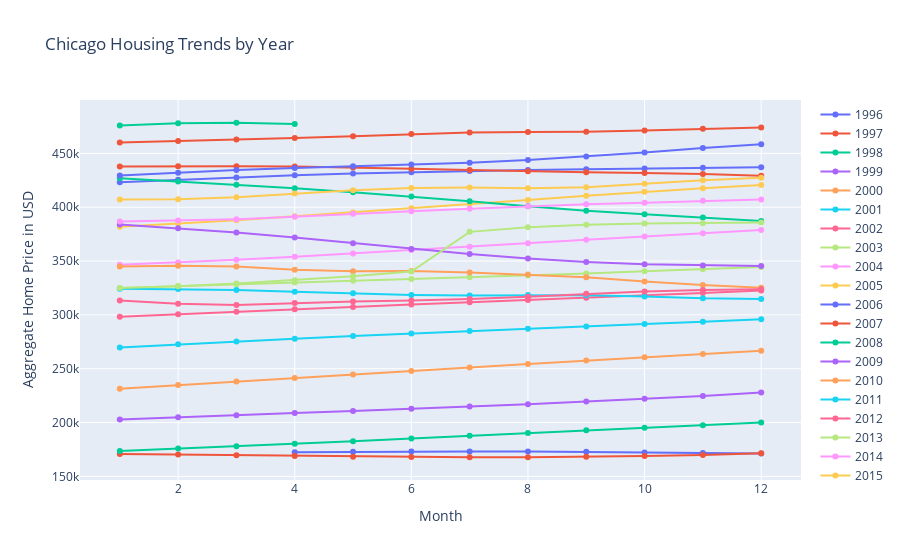
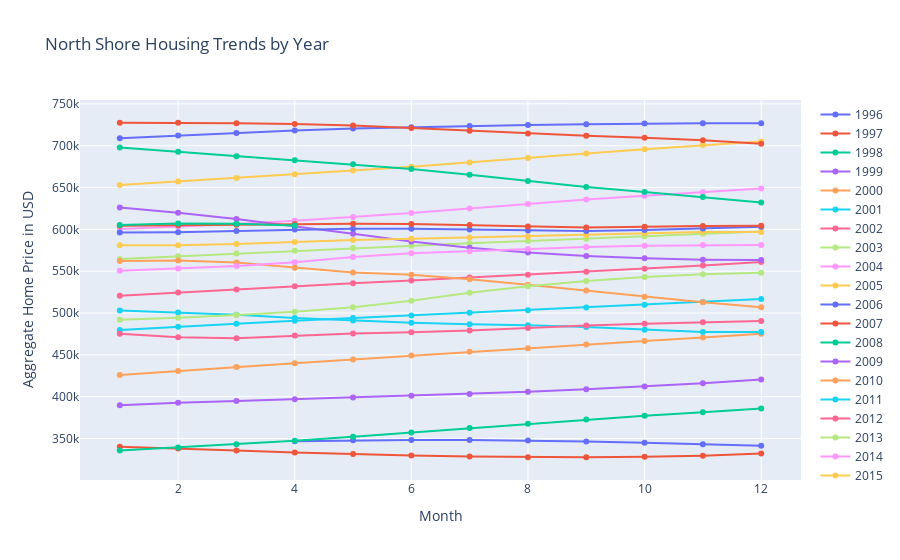

Notebook code cell kept with these figures, in order:
### Code cell
#seasonality
for i in range(0, 7):
    fig = go.Figure()
    for year in range(1996, 2019):
        ser = isolate_subregion(df, i).loc[str(year)]

        y = ser.values
        x = ser.index.month
        fig.add_trace(go.Scatter(x=x, y=y, name=str(year)))
    #title
    fig.update_layout(title_text= region_key[i] + ' Housing Trends by Year')

    # Set x-axis title
    fig.update_xaxes(title_text="Month")

    # Set y-axes titles
    fig.update_yaxes(title_text= "Aggregate Home Price in USD")
    fig.show()
